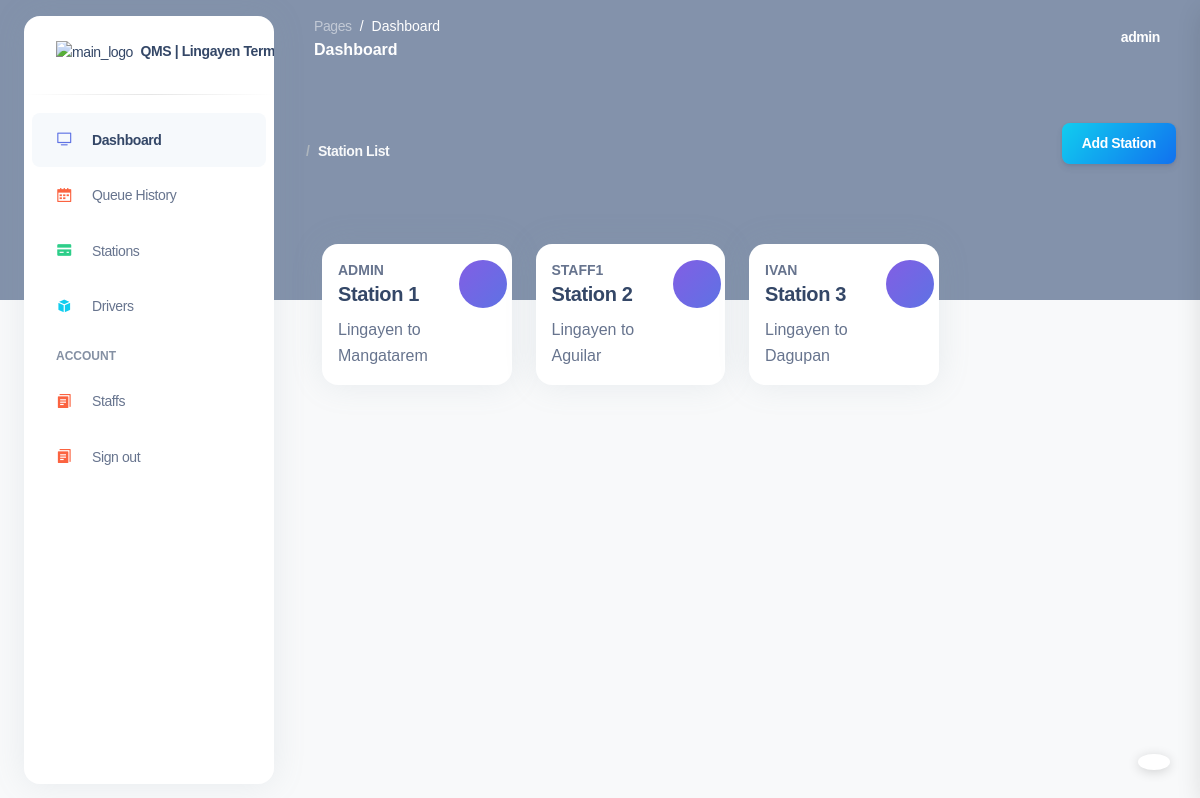
The app's page /station-list/ (signed in) with its own data.
### base/models.py (models this page shows, shortened)
class Station(models.Model):
    name = models.CharField(max_length=100)
    description = models.CharField(max_length=100, null=True, blank=True)
    station_manager = models.ForeignKey(User, on_delete=models.SET_NULL, null=True, blank=True)
    routes = models.ManyToManyField('Route', related_name='stations')

class Route(models.Model):
    from_route = models.CharField(max_length=100)
    to_route = models.CharField(max_length=100)
    description = models.TextField(null = True, blank = True)
    def __str__(self):
        return f"{self.from_route} to {self.to_route}"

### base/views.py (the view)
# urls.py: path('station-list/', views.station_list, name="station_list"),
@login_required
def station_list(request):
    stations = Station.objects.all()
    available_stations = stations.filter(station_manager__isnull=True, routes__isnull=True)
    users = User.objects.all()
    available_users = users.exclude(station__isnull=False)
    routes = Route.objects.all()
    available_routes = routes.exclude(stations__isnull=False)
    context = {
        'stations': stations,
        'available_stations': available_stations,
        'available_users': available_users,
        'available_routes': available_routes,
    }
    return render(request, 'base/station_list.html', context)

### base/templates/base/station_list.html (shortened to what this page needs)
{% extends 'layout.html' %}
{% block content %}
<div class="container-fluid py-4">
  <div class="header-body">
      <div class="align-items-center py-4 d-flex justify-content-between">
        <nav
          aria-label="breadcrumb"
          class=" d-md-inline-block ml-md-4 text-capitalize"
        >
          <ol class="breadcrumb breadcrumb-links breadcrumb-dark">
            <li class="breadcrumb-item">
              <a href="">Station List</a>
            </li>
          </ol>
        </nav>
        <div>
          <button class="btn btn-md bg-gradient-info" data-bs-toggle="modal" data-bs-target="#add-station"> Add Station </button>
        </div>
      </div>
  </div>
  <div class="container-fluid py-4">
    <div class="row">
      {% for station in stations %}
        <div class="col-xl-3 col-sm-6 mb-xl-0 mb-4 my-3">
          <div class="card">
            <div class="card-body p-3">
              <div class="row">
                <div class="col-8">
                  <div class="numbers">
                    <p class="text-sm mb-0 text-uppercase text-muted font-weight-bold">{{ station.station_manager}} </p>
                        <h5 class="font-weight-bolder">
                            <a href="{% url 'station_history' station.id %}">
                         {{ station.name }}
                        </a>
                        </h5>
                    <p class="mb-0">
                      {% for route in station.routes.all %}
                        {{ route }}
                      {% endfor %}
                    </p>
                  </div>
                </div>
                <div class="col-4 text-end">
                  <div class="icon icon-shape bg-gradient-primary shadow-primary text-center rounded-circle">
                  </div>
                </div>
              </div>
            </div>
          </div>
        </div>
      {% endfor %}
    </div>
  </div>
</div>
{% endblock %}

### templates/includes/navbar.html (shortened to what this page needs)
<nav class="navbar navbar-main navbar-expand-lg px-0 mx-4 shadow-none border-radius-xl " id="navbarBlur" data-scroll="false">
    <div class="container-fluid py-1 px-3">
      <nav aria-label="breadcrumb">
        <ol class="breadcrumb bg-transparent mb-0 pb-0 pt-1 px-0 me-sm-6 me-5">
          <li class="breadcrumb-item text-sm"><a class="opacity-5 text-white" href="javascript:;">Pages</a></li>
          <li class="breadcrumb-item text-sm text-white active" aria-current="page">Dashboard</li>
        </ol>
        <h6 class="font-weight-bolder text-white mb-0">Dashboard</h6>
      </nav>
      <div class="collapse navbar-collapse mt-sm-0 mt-2 me-md-0 me-sm-4" id="navbar">
        <ul class="navbar-nav  justify-content-end">
          <li class="nav-item d-flex align-items-center">
            <a href="javascript:;" class="nav-link text-white font-weight-bold px-0">
              <span class="d-sm-inline d-none">{{ request.user }}</span>
            </a>
          </li>
        </ul>
      </div>
    </div>
</nav>

### static/assets/css/nucleo-svg.css (style rules this page uses)
.icon { display: inline-block; color: #111111; height: 1em; width: 1em; }
.icon { fill: currentColor; stroke: none; }

### records on screen
Station: station_manager "ADMIN", name "Station 1"
Route: from_route+to_route "Lingayen to Mangatarem"
Station: station_manager "STAFF1", name "Station 2"
Route: from_route+to_route "Lingayen to Aguilar"
Station: station_manager "IVAN", name "Station 3"
Route: from_route+to_route "Lingayen to Dagupan"

### other values on screen
{{ request.user }} "admin"
